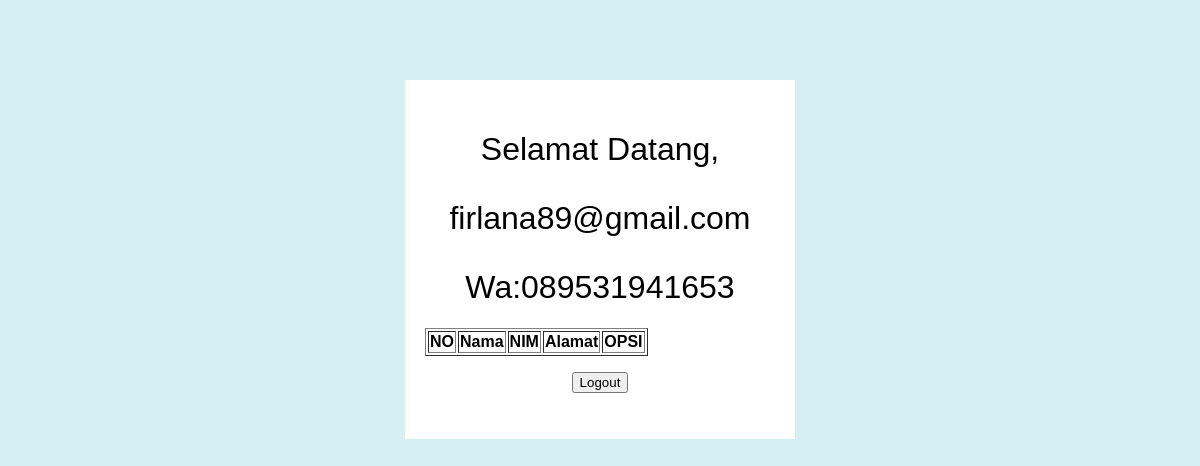
/berhasil_login.php (signed in), run on an earlier commit of the app's database.
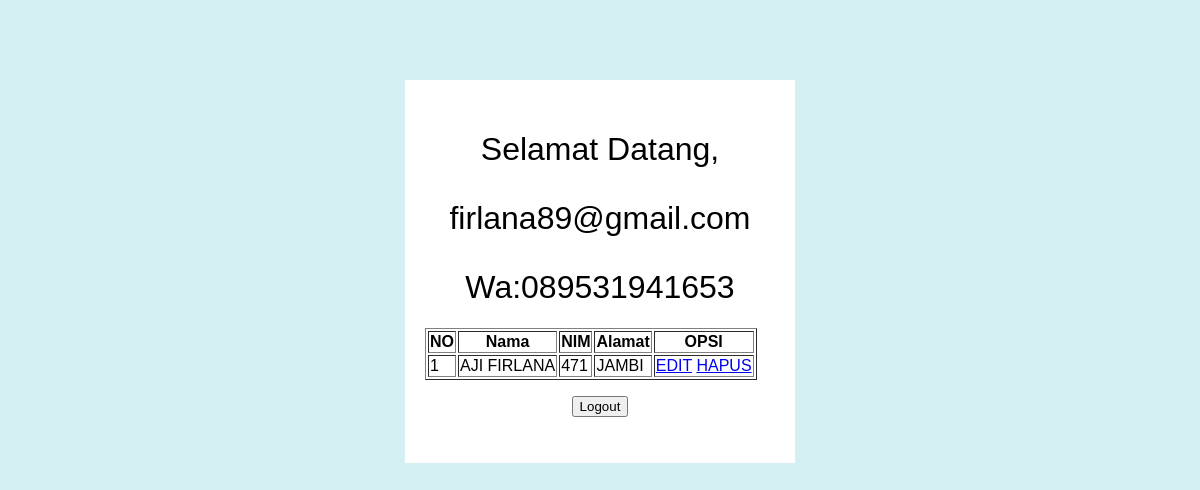
And on a later commit of the database.
### tables this page shows
CREATE TABLE `mahasiswa` (
  `nama` varchar(15) NOT NULL,
  `nim` int(11) NOT NULL,
  `alamat` text DEFAULT NULL
);

### berhasil_login.php (the view, shortened to what this page needs)
<!DOCTYPE html>
<html lang="en">
<head>
    <link rel="stylesheet" href="https://stackpath.bootstrapcdn.com/font-awesome/4.7.0/css/font-awesome.min.css">
    <link rel="stylesheet" type="text/css" href="style.css">
</head>
<body>
<div class="kotak_login">
<h1>Selamat Datang, <p><?php echo $_SESSION['username']; ?></p>
<?php echo $_SESSION['no_hp']; ?>
</h1>
<table border="1">
		<tr>
			<th>NO</th>
			<th>Nama</th>
			<th>NIM</th>
			<th>Alamat</th>
			<th>OPSI</th>
		</tr>
		<?php
		include 'koneksi.php';
		$no = 1;
		$data = mysqli_query($conn,"select * from mahasiswa");
		while($d = mysqli_fetch_array($data)){
			?>
			<tr>
				<td><?php echo $no++; ?></td>
				<td><?php echo $d['nama']; ?></td>
				<td><?php echo $d['nim']; ?></td>
				<td><?php echo $d['alamat']; ?></td>
				<td>
					<a href="edit.php?id=<?php echo $d['id']; ?>">EDIT</a>
					<a href="hapus.php?id=<?php echo $d['id']; ?>">HAPUS</a>
				</td>
			</tr>
			<?php
		}
		?>
	</table>
	<form action="logout.php" method="POST" class="login-email">
            <div align="center" class="input-group">
				<p>
                <button type="submit" class="btn">Logout</button>
            </div>
        </form>
    </div>
</body>
</html>

### style.css (style rules this page uses)
body { font-family: sans-serif; background: #d5f0f3; }
h1 { text-align: center; font-weight: 300; }
.kotak_login { width: 350px; background: white; margin: 80px auto; padding: 30px 20px; }

What changed in the data, as far as the page shows it:
added mahasiswa: nama "AJI FIRLANA", nim "471", alamat "JAMBI"
